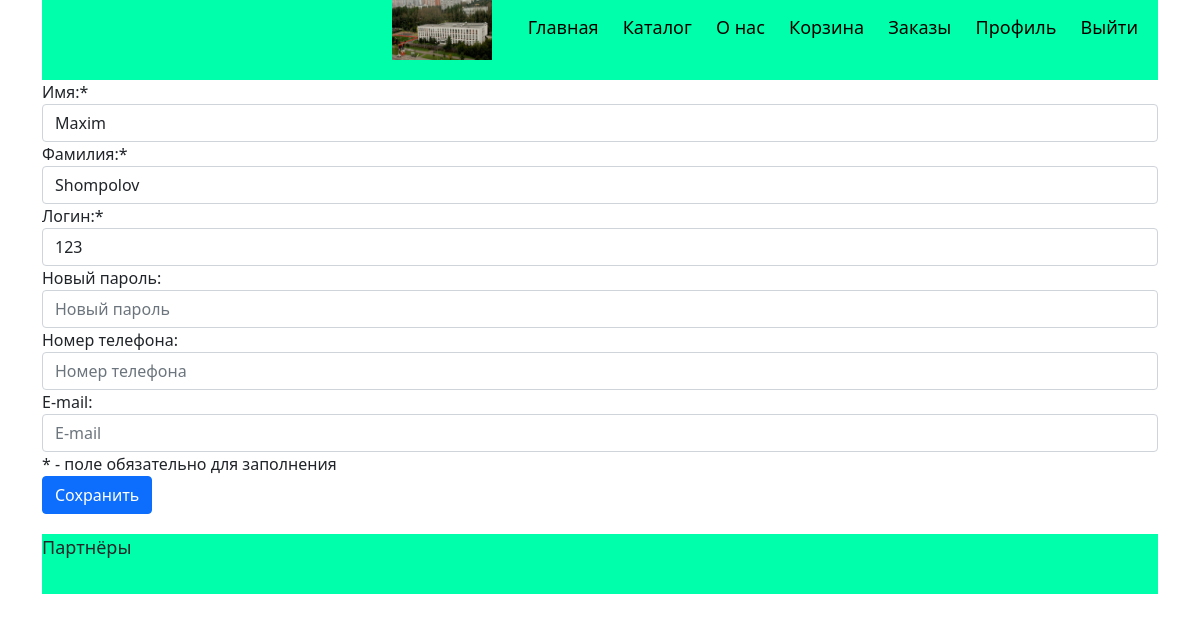
The page /profile/ (signed in) on the database its author committed.
### ORM.py (models this page shows, shortened)
class Customers(db.Model):
    id = db.Column(db.Integer, primary_key=True)
    surname = db.Column(db.String(80), nullable=False)
    name = db.Column(db.String(80), nullable=False)
    phone_number = db.Column(db.String(80), unique=True)
    email = db.Column(db.String(80), unique=True)
    registration_date = db.Column(db.DateTime, nullable=False)
    login = db.Column(db.String(80), unique=True)
    password = db.Column(db.String(200), nullable=False)
    total_orders = db.Column(db.Integer, nullable=False)
    admin = db.Column(db.Integer)
    patronymic = db.Column(db.String(80))
    bank_card_number = db.Column(db.String(80))
    passport_series_and_number = db.Column(db.String(80), unique=True)
    passport_date_of_issue = db.Column(db.DateTime)
    passport_who_issued = db.Column(db.String(80))
    shop_card_number = db.Column(db.Integer)
    shop_card_date_of_issue = db.Column(db.DateTime)
    shop_card_buy_amount = db.Column(db.Integer)
    address = db.Column(db.String(80))
    age = db.Column(db.Integer)

### main.py (the view, shortened to what this page needs)
@app.route('/profile/', methods=['GET', 'POST'])
def profile():
    login = session.get('login')
    customer=Customers.query.filter_by(login=login).one()
    if not login:
        return redirect(url_for('main'), code=302)
    return render_template('profile.html',customer=customer)

### templates/profile.html (shortened to what this page needs)
{% extends "base.html" %}
{% block content %}
    <form <form method="POST">
        <div>Имя:* </div>
        <input type="text" name="name" class="form-control" placeholder="Имя" value="{{ customer.name }}">
        <div>Фамилия:* </div>
        <input type="text" name="surname" class="form-control" placeholder="Фамилия" value="{{ customer.surname }}">
        <div>Логин:* </div>
        <input type="text" name="login" class="form-control" placeholder="Логин" value="{{ customer.login }}">
        <div>Новый пароль: </div>
        <input type="text" name="new_password" class="form-control" placeholder="Новый пароль">
        <div>Номер телефона: </div>
        {% if customer.phone_number %}
            <input type="text" name="phone_number" class="form-control" placeholder="Номер телефона" value="{{ customer.phone_number }}">
        {% else %}
            <input type="text" name="phone_number" class="form-control" placeholder="Номер телефона">
        {% endif %}
        <div>E-mail: </div>
        {% if customer.email %}
            <input type="text" name="email" class="form-control" placeholder="E-mail" value="{{ customer.email }}">
        {% else %}
            <input type="text" name="email" class="form-control" placeholder="E-mail">
        {% endif %}
        <div>* - поле обязательно для заполнения</div>
        <button type="submit" name="save"  class="btn btn-primary">Сохранить</button>
    </form>
{% endblock %}

### rows shown on the page
Customers: name "Maxim", surname "Shompolov", login "123"
